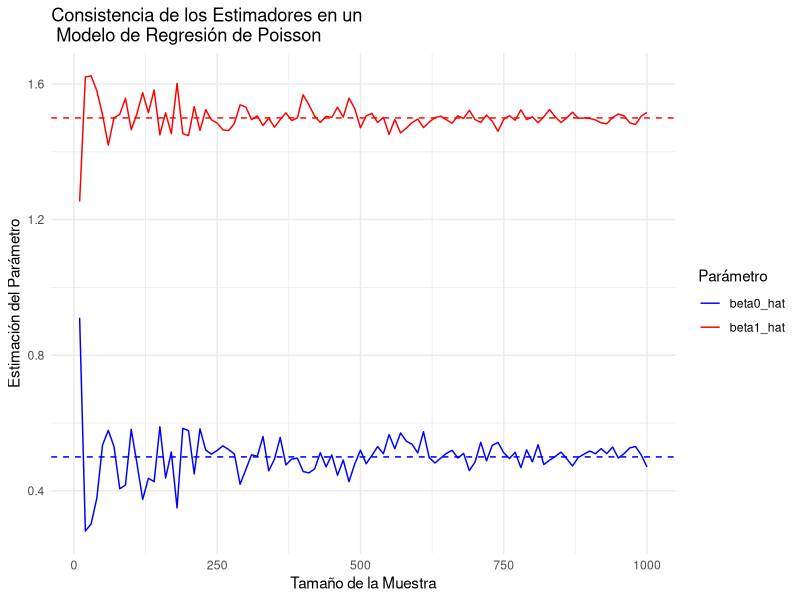

Write R code to recreate this figure.
# ==========================================================
# Maestría en Ciencia y Análisis de Datos
# Universidad Mayor de San Andrés
# ----------------------------------------------------------
#   Modelos lineales y modelos lineales generalizados
# ----------------------------------------------------------
#        Rolando Gonzales Martinez, Julio 2024
# ==========================================================
#    Simulación de Consistencia de los Estimadores en un 
#           Modelo de Regresión de Poisson
# ==========================================================
# 
library(ggplot2)

# Función para simular datos y estimar el parámetro beta en un modelo de Poisson
simulacion_consistencia_poisson <- function(n, beta0 = 0.5, beta1 = 1.5) {
  x <- rnorm(n)
  lambda <- exp(beta0 + beta1 * x)
  y <- rpois(n, lambda)
  model <- glm(y ~ x, family = poisson(link = "log"))
  return(coef(model))
}

# Parámetros verdaderos
beta0_true <- 0.5
beta1_true <- 1.5

# Tamaños de muestra para la simulación
sample_sizes <- seq(10, 1000, by = 10)

# Realizar simulación
set.seed(123)
results <- data.frame(sample_size = integer(), 
                      beta0_hat = numeric(), beta1_hat = numeric())

for (n in sample_sizes) {
  coefs <- simulacion_consistencia_poisson(n, beta0_true, beta1_true)
  results <- rbind(results, 
      data.frame(sample_size = n, beta0_hat = coefs[1], beta1_hat = coefs[2]))
}

# Graficar los resultados
ggplot(results, aes(x = sample_size)) +
  geom_line(aes(y = beta0_hat, color = "beta0_hat")) +
  geom_hline(yintercept = beta0_true, linetype = "dashed", color = "blue") +
  geom_line(aes(y = beta1_hat, color = "beta1_hat")) +
  geom_hline(yintercept = beta1_true, linetype = "dashed", color = "red") +
  labs(title = "Consistencia de los Estimadores en un \n Modelo de Regresión de Poisson",
       x = "Tamaño de la Muestra",
       y = "Estimación del Parámetro",
       color = "Parámetro") +
  scale_color_manual(values = c("beta0_hat" = "blue", "beta1_hat" = "red"),
                     labels = c("beta0_hat", "beta1_hat")) +
  theme_minimal()

